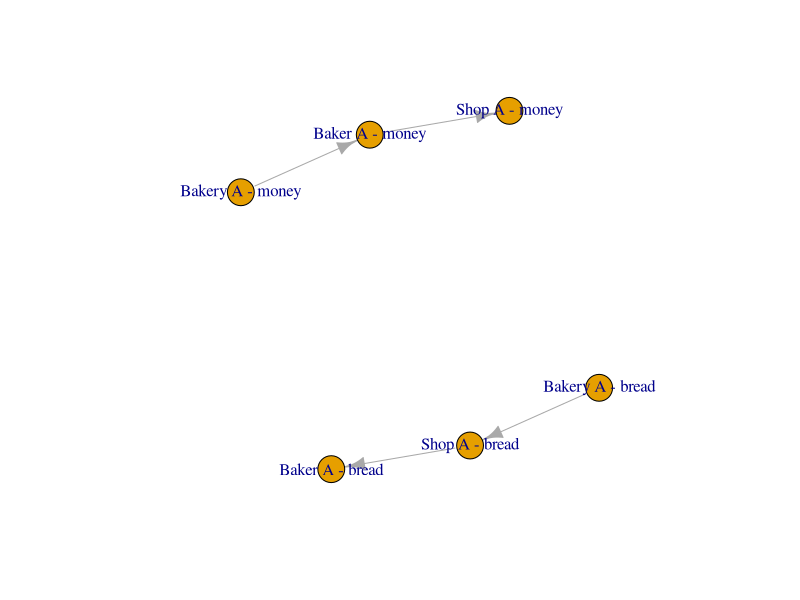

Reproduce this figure in R.
## ---- chunk 1
library(tidyverse)

economy <- tibble::tribble(
  ~source,    ~quantity,  ~unit,   ~type,   ~destination,
  'Bakery A',        10,  'loaf',  'bread', 'Shop A',
  'Bakery A',        10,  '£',     'money', 'Baker A',
  'Shop A',           1,  'loaf',  'bread', 'Baker A',
  'Baker A',          1,  '£',     'money', 'Shop A',
)

economy %>%
  mutate(
    graphviz_node = glue::glue(
      "
      '{source}' [
        label =<<TABLE BORDER='0' CELLBORDER='1' CELLSPACING='0'>
                        <TR><TD><B>{source}</B></TD></TR>
                        <TR><TD PORT='bread'>bread</TD></TR>
                        <TR><TD PORT='money'>money</TD></TR>
                    </TABLE>>
        shape = 'none'
      ];
      "
    )
  )

DiagrammeR::grViz("
digraph {
    node [shape=record];
    rankdir=LR;
    'Bakery A' [
      label =<<TABLE BORDER='0' CELLBORDER='1' CELLSPACING='0'>
                      <TR><TD><B>Baker A</B></TD></TR>
                      <TR><TD PORT='bread'>bread</TD></TR>
                      <TR><TD PORT='money'>money</TD></TR>
                  </TABLE>>
      shape = 'none'
    ];
    'Shop A' [label='<bread> bread|<money> money'];
    'Baker A' [label='<bread> bread|<money> money'];
    'Bakery A':bread -> 'Shop A':bread;
    'Shop A':bread -> 'Baker A':bread;
}
")





# igraph stuff

flows <- economy %>%
  mutate(
    source = paste(source, '-', type),
    destination = paste(destination, '-', type)
  ) %>%
  select(
    !type
  )

nodes <- c(flows$source, flows$destination) %>% unique()

flows <- flows %>%
  mutate(
    source_id = match(source, nodes),
    destination_id = match(destination, nodes)
  )

igraph::make_empty_graph() %>%
  igraph::add_vertices(
    length(nodes),
    name = nodes
  ) %>%
  igraph::add_edges(
    flows[, c('source_id', 'destination_id')] %>%
        as.matrix() %>%
        t() %>%
        as.vector(),
      quantity = flows$quantity,
      unit = flows$unit
  ) %>%
  plot()
